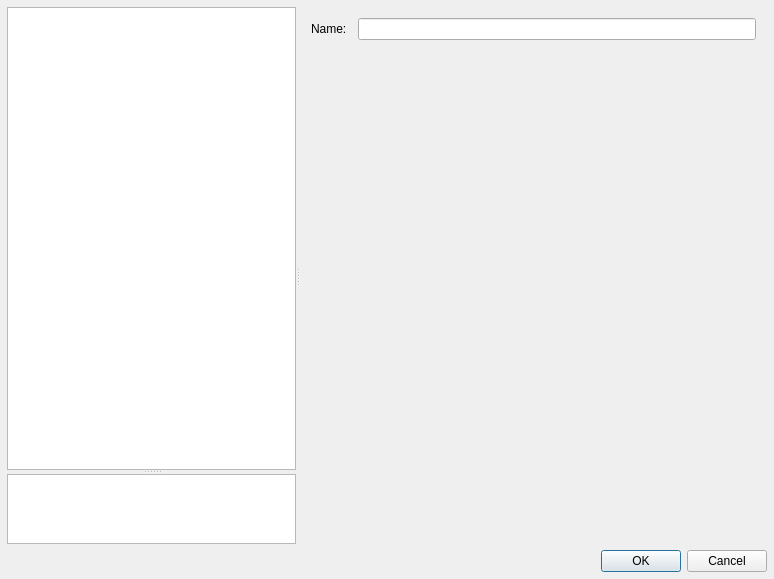
<?xml version="1.0" encoding="UTF-8"?>
<ui version="4.0">
 <class>TagCreateDialog</class>
 <widget class="QDialog" name="TagCreateDialog">
  <property name="geometry">
   <rect>
    <x>0</x>
    <y>0</y>
    <width>774</width>
    <height>579</height>
   </rect>
  </property>
  <property name="windowTitle">
   <string>Dialog</string>
  </property>
  <layout class="QVBoxLayout" name="verticalLayout_2">
   <property name="leftMargin">
    <number>7</number>
   </property>
   <property name="topMargin">
    <number>7</number>
   </property>
   <property name="rightMargin">
    <number>7</number>
   </property>
   <property name="bottomMargin">
    <number>7</number>
   </property>
   <item>
    <widget class="QSplitter" name="splitter_2">
     <property name="orientation">
      <enum>Qt::Horizontal</enum>
     </property>
     <widget class="QSplitter" name="splitter">
      <property name="sizePolicy">
       <sizepolicy hsizetype="Preferred" vsizetype="Expanding">
        <horstretch>30</horstretch>
        <verstretch>0</verstretch>
       </sizepolicy>
      </property>
      <property name="orientation">
       <enum>Qt::Vertical</enum>
      </property>
      <widget class="QListView" name="tagTypeList">
       <property name="sizePolicy">
        <sizepolicy hsizetype="Preferred" vsizetype="Expanding">
         <horstretch>0</horstretch>
         <verstretch>90</verstretch>
        </sizepolicy>
       </property>
      </widget>
      <widget class="QTextBrowser" name="descBox">
       <property name="sizePolicy">
        <sizepolicy hsizetype="Preferred" vsizetype="Preferred">
         <horstretch>0</horstretch>
         <verstretch>10</verstretch>
        </sizepolicy>
       </property>
      </widget>
     </widget>
     <widget class="QWidget" name="widget" native="true">
      <property name="sizePolicy">
       <sizepolicy hsizetype="Preferred" vsizetype="Preferred">
        <horstretch>70</horstretch>
        <verstretch>0</verstretch>
       </sizepolicy>
      </property>
      <layout class="QVBoxLayout" name="verticalLayout">
       <property name="leftMargin">
        <number>0</number>
       </property>
       <property name="topMargin">
        <number>0</number>
       </property>
       <property name="rightMargin">
        <number>0</number>
       </property>
       <property name="bottomMargin">
        <number>0</number>
       </property>
       <item>
        <layout class="QFormLayout" name="formLayout">
         <property name="horizontalSpacing">
          <number>11</number>
         </property>
         <property name="verticalSpacing">
          <number>7</number>
         </property>
         <property name="leftMargin">
          <number>11</number>
         </property>
         <property name="topMargin">
          <number>11</number>
         </property>
         <property name="rightMargin">
          <number>11</number>
         </property>
         <property name="bottomMargin">
          <number>11</number>
         </property>
         <item row="0" column="0">
          <widget class="QLabel" name="tagNameLabel">
           <property name="text">
            <string>Name:</string>
           </property>
          </widget>
         </item>
         <item row="0" column="1">
          <widget class="QLineEdit" name="nameBox"/>
         </item>
        </layout>
       </item>
       <item>
        <widget class="QStackedWidget" name="editorStacked">
         <property name="sizePolicy">
          <sizepolicy hsizetype="Expanding" vsizetype="Expanding">
           <horstretch>70</horstretch>
           <verstretch>0</verstretch>
          </sizepolicy>
         </property>
         <property name="currentIndex">
          <number>-1</number>
         </property>
        </widget>
       </item>
      </layout>
     </widget>
    </widget>
   </item>
   <item>
    <widget class="QDialogButtonBox" name="buttonBox">
     <property name="orientation">
      <enum>Qt::Horizontal</enum>
     </property>
     <property name="standardButtons">
      <set>QDialogButtonBox::Cancel|QDialogButtonBox::Ok</set>
     </property>
    </widget>
   </item>
  </layout>
 </widget>
 <resources/>
 <connections>
  <connection>
   <sender>buttonBox</sender>
   <signal>accepted()</signal>
   <receiver>TagCreateDialog</receiver>
   <slot>accept()</slot>
   <hints>
    <hint type="sourcelabel">
     <x>248</x>
     <y>254</y>
    </hint>
    <hint type="destinationlabel">
     <x>157</x>
     <y>274</y>
    </hint>
   </hints>
  </connection>
  <connection>
   <sender>buttonBox</sender>
   <signal>rejected()</signal>
   <receiver>TagCreateDialog</receiver>
   <slot>reject()</slot>
   <hints>
    <hint type="sourcelabel">
     <x>316</x>
     <y>260</y>
    </hint>
    <hint type="destinationlabel">
     <x>286</x>
     <y>274</y>
    </hint>
   </hints>
  </connection>
 </connections>
</ui>
